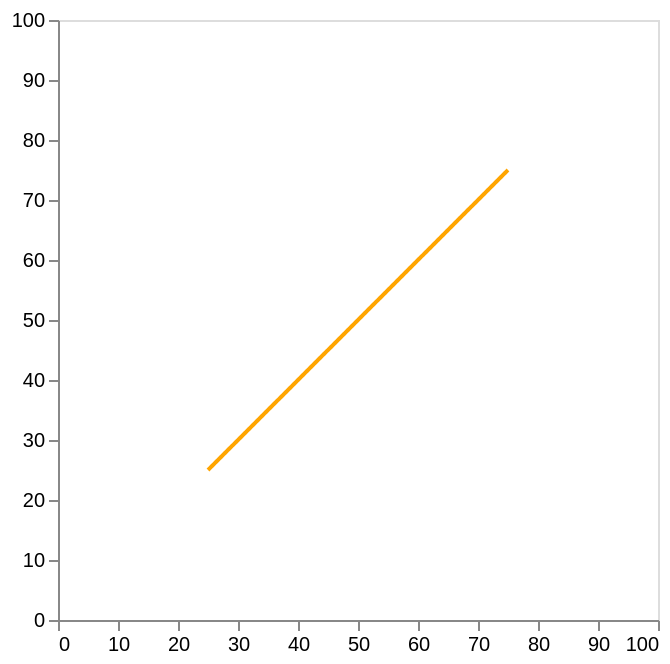

Write the Vega-Lite specification saved for this chart.
### Vega-Lite specification from a JSON file in a GitHub repository (floating-point values rounded to 4 significant figures)
{"$schema": "https://vega.github.io/schema/vega-lite/v5.json", "description": "A scatterplot showing horsepower and miles per gallons for various cars.", "params": [{"name": "x", "value": 25, "bind": {"input": "range", "min": 1, "max": 100, "step": 1}}, {"name": "x2", "value": 75, "bind": {"input": "range", "min": 1, "max": 100, "step": 1}}, {"name": "y", "value": 25, "bind": {"input": "range", "min": 1, "max": 100, "step": 1}}, {"name": "y2", "value": 75, "bind": {"input": "range", "min": 1, "max": 100, "step": 1}}, {"name": "strokeWidth", "value": 2, "bind": {"input": "range", "min": 0, "max": 10, "step": 0.5}}, {"name": "strokeCap", "value": "butt", "bind": {"input": "select", "options": ["butt", "round", "square"]}}, {"name": "strokeDash", "value": [1, 0], "bind": {"input": "select", "options": [[1, 0], [8, 8], [8, 4], [4, 4], [4, 2], [2, 1], [1, 1]]}}], "data": {"values": [{}]}, "mark": {"type": "rule", "color": "orange", "strokeWidth": {"expr": "strokeWidth"}, "strokeDash": {"expr": "strokeDash"}, "strokeCap": {"expr": "strokeCap"}}, "encoding": {"x": {"datum": {"expr": "x"}, "type": "quantitative", "scale": {"domain": [0, 100]}}, "y": {"datum": {"expr": "y"}, "type": "quantitative", "scale": {"domain": [0, 100]}}, "x2": {"datum": {"expr": "x2"}}, "y2": {"datum": {"expr": "y2"}}}}
